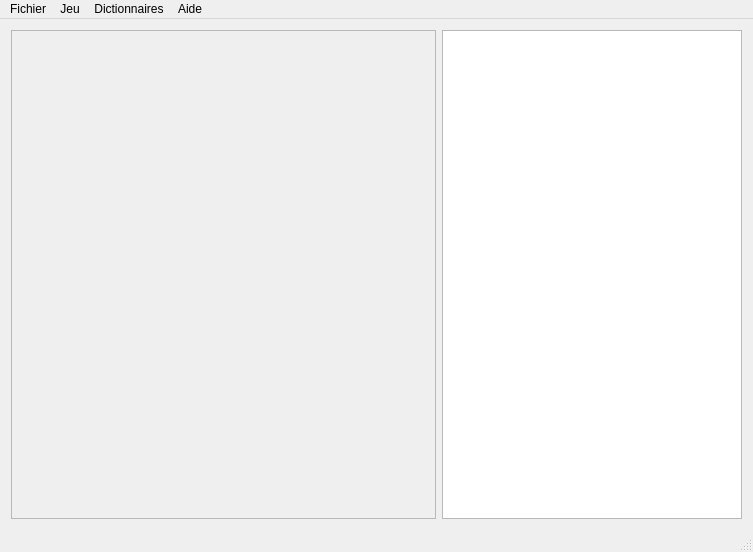
<?xml version="1.0" encoding="UTF-8"?>
<ui version="4.0">
 <class>MainWindow</class>
 <widget class="QMainWindow" name="MainWindow">
  <property name="geometry">
   <rect>
    <x>0</x>
    <y>0</y>
    <width>753</width>
    <height>552</height>
   </rect>
  </property>
  <property name="windowTitle">
   <string>MainWindow</string>
  </property>
  <property name="autoFillBackground">
   <bool>false</bool>
  </property>
  <widget class="QWidget" name="centralWidget">
   <layout class="QGridLayout" name="gridLayout_2">
    <item row="0" column="0">
     <widget class="QScrollArea" name="scrollArea">
      <property name="widgetResizable">
       <bool>true</bool>
      </property>
      <widget class="QWidget" name="gameLayout_2">
       <property name="geometry">
        <rect>
         <x>0</x>
         <y>0</y>
         <width>427</width>
         <height>491</height>
        </rect>
       </property>
       <layout class="QGridLayout" name="gameLayout">
        <property name="leftMargin">
         <number>0</number>
        </property>
        <property name="topMargin">
         <number>0</number>
        </property>
        <property name="rightMargin">
         <number>0</number>
        </property>
        <property name="bottomMargin">
         <number>0</number>
        </property>
        <property name="spacing">
         <number>0</number>
        </property>
       </layout>
      </widget>
     </widget>
    </item>
    <item row="0" column="1">
     <widget class="QListWidget" name="definitionWidget">
      <property name="maximumSize">
       <size>
        <width>300</width>
        <height>16777215</height>
       </size>
      </property>
     </widget>
    </item>
   </layout>
  </widget>
  <widget class="QMenuBar" name="menuBar">
   <property name="geometry">
    <rect>
     <x>0</x>
     <y>0</y>
     <width>753</width>
     <height>21</height>
    </rect>
   </property>
   <widget class="QMenu" name="menuJeu">
    <property name="title">
     <string>Fichier</string>
    </property>
    <addaction name="actionNouvelle_partie"/>
    <addaction name="actionCharger_une_partie"/>
    <addaction name="actionEnregistrer_partie"/>
    <addaction name="actionExporter_grille"/>
    <addaction name="exportPDF"/>
    <addaction name="actionQuitter"/>
   </widget>
   <widget class="QMenu" name="menuPartie">
    <property name="title">
     <string>Jeu</string>
    </property>
    <addaction name="actionV_rifier_la_grille"/>
    <addaction name="actionCorriger_la_grille"/>
    <addaction name="actionVider_la_grille"/>
   </widget>
   <widget class="QMenu" name="menuDictionnaires">
    <property name="title">
     <string>Dictionnaires</string>
    </property>
    <addaction name="actionGestion_des_dictionnaire"/>
   </widget>
   <widget class="QMenu" name="menuAide">
    <property name="title">
     <string>Aide</string>
    </property>
    <addaction name="actionMenu_Aide"/>
    <addaction name="actionA_propos"/>
   </widget>
   <addaction name="menuJeu"/>
   <addaction name="menuPartie"/>
   <addaction name="menuDictionnaires"/>
   <addaction name="menuAide"/>
  </widget>
  <widget class="QStatusBar" name="statusBar"/>
  <action name="actionNouvelle_partie">
   <property name="text">
    <string>Nouvelle partie</string>
   </property>
  </action>
  <action name="actionCharger_une_partie">
   <property name="text">
    <string>Charger une partie</string>
   </property>
  </action>
  <action name="actionEnregistrer_partie">
   <property name="text">
    <string>Enregistrer partie</string>
   </property>
  </action>
  <action name="actionExporter_grille">
   <property name="text">
    <string>Exporter grille</string>
   </property>
  </action>
  <action name="actionQuitter">
   <property name="text">
    <string>Quitter</string>
   </property>
  </action>
  <action name="actionCorriger_la_grille">
   <property name="text">
    <string>Corriger la grille</string>
   </property>
  </action>
  <action name="actionVider_la_grille">
   <property name="text">
    <string>Vider la grille</string>
   </property>
  </action>
  <action name="actionGestion_des_dictionnaire">
   <property name="text">
    <string>Gestion des dictionnaire</string>
   </property>
  </action>
  <action name="actionMenu_Aide">
   <property name="text">
    <string>Menu Aide</string>
   </property>
  </action>
  <action name="actionA_propos">
   <property name="text">
    <string>A propos</string>
   </property>
  </action>
  <action name="actionV_rifier_la_grille">
   <property name="text">
    <string>Vérifier la grille</string>
   </property>
  </action>
  <action name="exportPDF">
   <property name="text">
    <string>Export PDF</string>
   </property>
   <property name="toolTip">
    <string>Exporter en PDF</string>
   </property>
  </action>
 </widget>
 <layoutdefault spacing="6" margin="11"/>
 <resources/>
 <connections/>
</ui>
